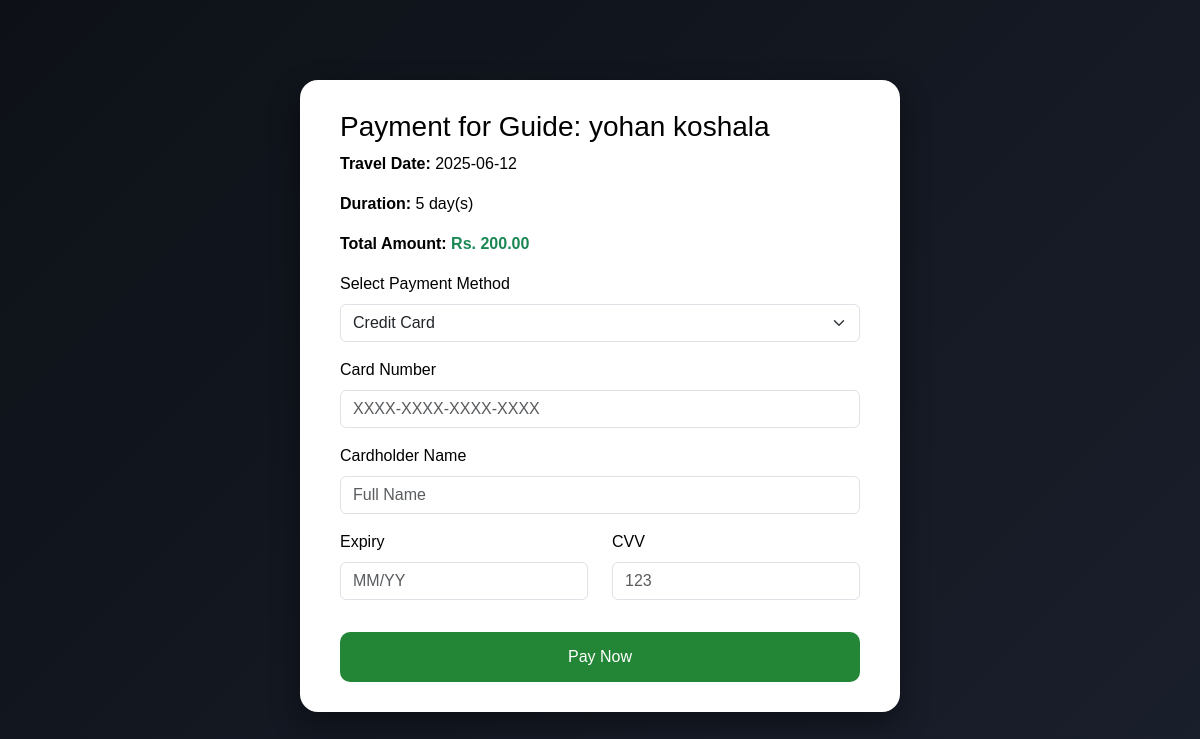
The app's page /guide_payment.php?booking_id=9 (signed in), older data.
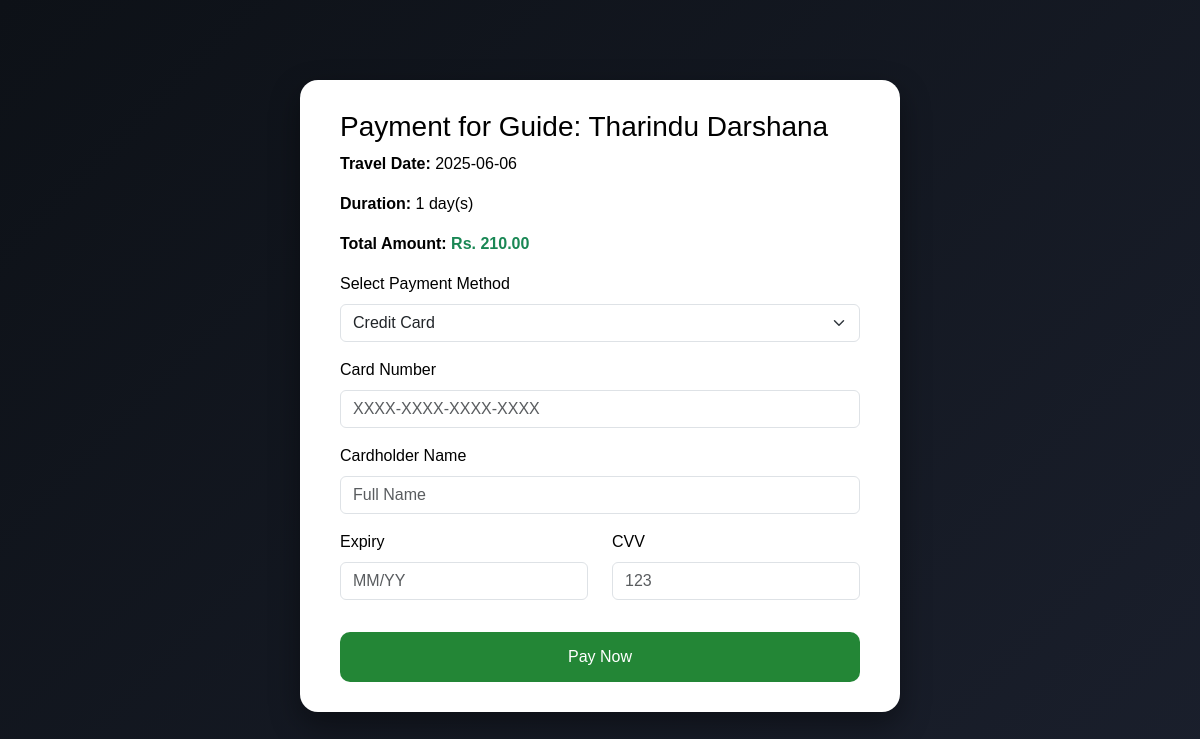
The same page, newer data.
### tables this page shows
CREATE TABLE `guide_bookings` (
  `booking_id` int(11) NOT NULL,
  `user_id` int(11) NOT NULL,
  `guide_id` int(11) NOT NULL,
  `travel_date` date NOT NULL,
  `duration_days` int(11) NOT NULL,
  `status` varchar(50) DEFAULT 'Pending',
  `created_at` timestamp NOT NULL DEFAULT current_timestamp(),
  `payment_status` varchar(50) DEFAULT 'unpaid',
  `payment_method` varchar(50) DEFAULT NULL,
  `amount` decimal(10,2) DEFAULT NULL,
  `check_in_date` date DEFAULT NULL,
  `check_out_date` date DEFAULT NULL,
  `notes` text DEFAULT NULL
);

CREATE TABLE `guide` (
  `guide_id` int(11) NOT NULL,
  `name` varchar(100) NOT NULL,
  `email` varchar(100) NOT NULL,
  `country` varchar(100) DEFAULT NULL,
  `password` varchar(255) NOT NULL,
  `languages` varchar(255) DEFAULT NULL,
  `experience_years` int(11) DEFAULT 0,
  `bio` text DEFAULT NULL,
  `photo` varchar(255) DEFAULT NULL,
  `contact_info` varchar(100) DEFAULT NULL,
  `price_per_day` decimal(10,2) DEFAULT 0.00,
  `rating` float DEFAULT 0,
  `is_verified` tinyint(1) DEFAULT 0,
  `created_at` datetime DEFAULT current_timestamp(),
  `status` varchar(50) DEFAULT 'active',
  `is_available` tinyint(1) DEFAULT 1
);

### guide_payment.php (the view, shortened to what this page needs)
<?php
include 'config/db.php';
$booking_id = $_GET['booking_id'] ?? null;
$stmt = $conn->prepare("
    SELECT gb.*, g.name AS guide_name, g.price_per_day
    FROM guide_bookings gb
    JOIN guide g ON gb.guide_id = g.guide_id
    WHERE gb.booking_id = ? AND gb.user_id = ?");
$stmt->execute([$booking_id, $_SESSION['user_id']]);
$booking = $stmt->fetch();
$total_price = $booking['price_per_day'] * $booking['duration_days'];
?>
<!DOCTYPE html>
<html lang="en">
<head>
  <link href="https://cdn.jsdelivr.net/npm/bootstrap@5.3.0/dist/css/bootstrap.min.css" rel="stylesheet">
  <link href="https://cdnjs.cloudflare.com/ajax/libs/font-awesome/6.5.0/css/all.min.css" rel="stylesheet">
</head>
<body>
<div class="payment-card">
  <h3>Payment for Guide: <?= htmlspecialchars($booking['guide_name']) ?></h3>
  <p><strong>Travel Date:</strong> <?= htmlspecialchars($booking['travel_date']) ?></p>
  <p><strong>Duration:</strong> <?= $booking['duration_days'] ?> day(s)</p>
  <p><strong>Total Amount:</strong> <span class="text-success fw-bold">Rs. <?= number_format($total_price, 2) ?></span></p>
  <form method="post" id="paymentForm">
    <div class="mb-3">
      <label class="form-label">Select Payment Method</label>
      <select id="method" name="payment_method" class="form-select" onchange="toggleFields()" required>
        <option value="credit_card">Credit Card</option>
      </select>
    </div>
    <div id="card-fields">
      <div class="mb-3">
        <label class="form-label">Card Number</label>
        <input type="text" class="form-control" name="card_number" placeholder="XXXX-XXXX-XXXX-XXXX">
      </div>
      <div class="mb-3">
        <label class="form-label">Cardholder Name</label>
        <input type="text" class="form-control" name="card_name" placeholder="Full Name">
      </div>
      <div class="row">
        <div class="col-md-6 mb-3">
          <label class="form-label">Expiry</label>
          <input type="text" class="form-control" name="expiry" placeholder="MM/YY">
        </div>
        <div class="col-md-6 mb-3">
          <label class="form-label">CVV</label>
          <input type="text" class="form-control" name="cvv" placeholder="123">
        </div>
      </div>
    </div>
    <button type="submit" class="btn btn-pay w-100 mt-3">Pay Now</button>
  </form>
</div>
</body>
</html>

Row changes from the older to the newer data that the page shows:
changed guide_bookings: guide.name "yohan koshala" → "Tharindu Darshana"; travel_date "2025-06-12" → "2025-06-06"; duration_days "5" → "1"; guide.price_per_day "200.00" → "210.00"
